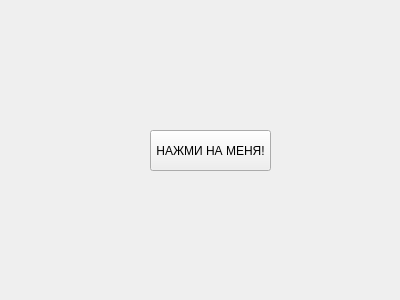
<?xml version="1.0" encoding="UTF-8"?>
<ui version="4.0">
 <class>Form</class>
 <widget class="QWidget" name="Form">
  <property name="geometry">
   <rect>
    <x>0</x>
    <y>0</y>
    <width>400</width>
    <height>300</height>
   </rect>
  </property>
  <property name="windowTitle">
   <string>Form</string>
  </property>
  <widget class="QPushButton" name="pushButton">
   <property name="geometry">
    <rect>
     <x>150</x>
     <y>130</y>
     <width>121</width>
     <height>41</height>
    </rect>
   </property>
   <property name="text">
    <string>НАЖМИ НА МЕНЯ!</string>
   </property>
  </widget>
 </widget>
 <resources/>
 <connections/>
</ui>
